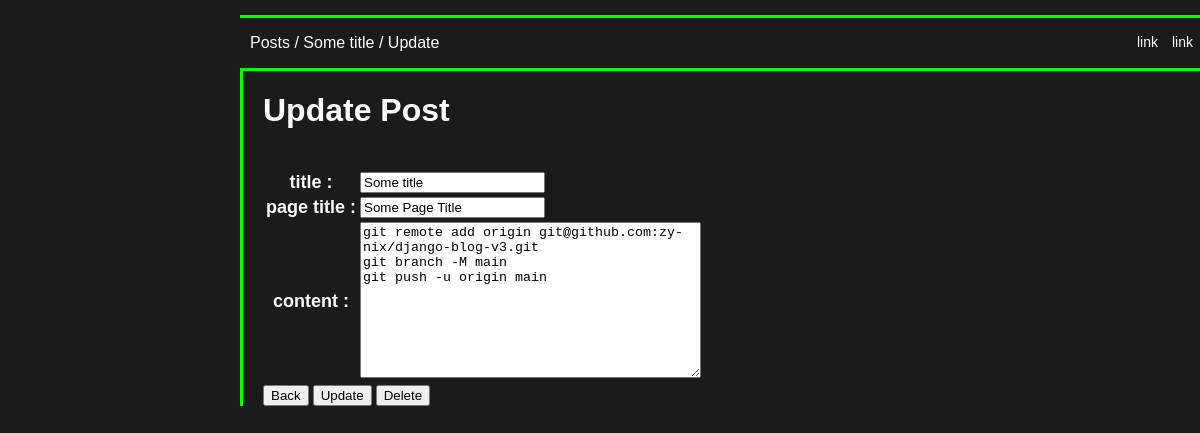
/post/3/edit/, run on the app's committed database.
### blog_app/models.py (models this page shows, shortened)
class Post(models.Model):
    title = models.CharField(max_length=200)
    page_title = models.CharField(max_length=250, null=True, blank=True)
    author = models.ForeignKey(User, on_delete=models.CASCADE, default=User)
    content = models.TextField()
    status = models.CharField(max_length=250, choices=status_choices, default='draft')
    date = models.DateField(default=timezone.now)

### blog_app/views.py (the view)
# urls.py: path('post/<int:pk>/edit/', EditPostView.as_view(), name="editpostview"),
class EditPostView(UpdateView):
    model= Post
    form_class = EditPostForm
    template_name = "blog_app/html/update.html"

### blog_app/forms.py
class EditPostForm(forms.ModelForm):
    class Meta:
        model = Post
        fields = (
            'title',
            'page_title',
            'content',
            )
        labels = {
            'title': 'title ',
            'page_title': 'page title ',
            'content': 'content ',
            'author': 'author',
            }

### templates/blog_app/html/update.html (shortened to what this page needs)
{% extends "base.html" %}
{% block active %}Posts / {{ post.title }} / Update{% endblock %}
{% block link2 %}#{% endblock %}
{% block item2 %}link{% endblock %}
{% block link3 %}#{% endblock %}
{% block item3 %}link{% endblock %}
{% block content %}
<h1>Update Post</h1>
<br>
<form method="POST">
    <table>
    {{ form.as_table }}
    </table>
    <a href="http://127.0.0.1:8000/posts/{{ post.pk }}/"><button type="button">Back</button></a>
    <button>Update</button>
    <a href="{% url 'deletepostview' post.pk %}"><button type="button">Delete</button></a>
</form>
{% endblock %}

### data on the page
Post: title "Some title", page_title "Some Page Title", content "git remote add origin git@github.com:zy-nix/django-blog-v3.git git branch -M main git push -u origin main"
